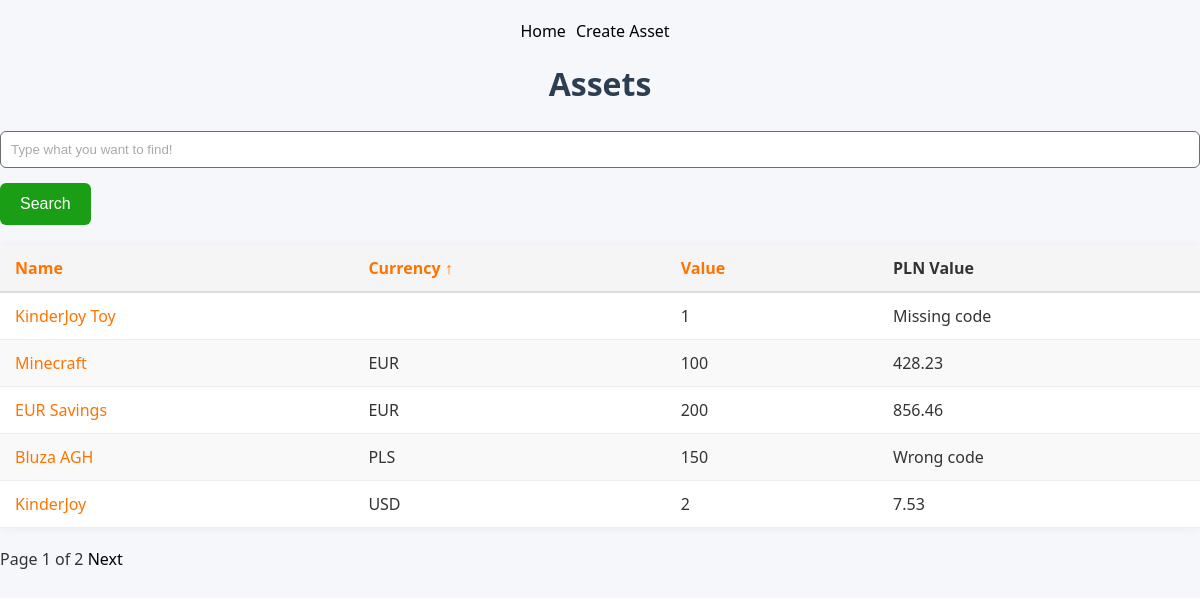
The page /assets?search=&sort=currency&order=asc on the database its author committed.
### base.py (models this page shows)
class Asset(db.Model):  # Majątek
    __tablename__ = 'assets'
    id = db.Column(db.Integer, primary_key=True)
    name = db.Column(db.String(50), nullable=False)
    value = db.Column(db.Integer, nullable=False)
    currency = db.Column(db.String(3), nullable=False)
    is_pln = db.Column(db.Boolean, default=False)
    time_created = db.Column(db.DateTime(timezone=True), default=lambda: datetime.now(LOCAL_TIMEZONE))
    time_updated = db.Column(db.DateTime(timezone=True), onupdate=lambda: datetime.now(LOCAL_TIMEZONE))

### app.py (the view, shortened to what this page needs)
@app.route("/assets")
def asset_list():
    search = request.args.get("search", "", type=str)
    sort_by = request.args.get("sort", "name", type=str)
    order = request.args.get("order", "asc", type=str)
    page = request.args.get("page", 1, type=int)
    query = db.select(Asset)
    sort_column = getattr(Asset, sort_by, Asset.name)
    if order == "desc":
        sort_column = sort_column.desc()
    query = query.order_by(sort_column)
    assets_paginated = db.paginate(query, page=page, per_page=5, error_out=False)
    latest_date = db.session.execute(
        db.select(Rate.date).order_by(desc(Rate.date))
    ).scalars().first()
    rate_map = {}
    if latest_date:
        rates = db.session.execute(
            db.select(Rate).filter(Rate.date == latest_date)
        ).scalars().all()
        rate_map = {rate.code: rate.rate for rate in rates}
    asset_data = []
    for asset in assets_paginated.items:
        pln_value = asset.value
        if not asset.is_pln:
            rate = rate_map.get(asset.currency)
            if rate:
                pln_value = round(asset.value * rate, 2)
            elif asset.currency == "":
                pln_value = "Missing code"
            else:
                pln_value = 'Wrong code'
        asset_data.append((asset, pln_value))
    return render_template('asset/list.html',
                           assets=asset_data,
                           pagination=assets_paginated,
                           search=search,
                           sort=sort_by,
                           order=order)

### templates/asset/list.html (shortened to what this page needs)
<!DOCTYPE html>
<html lang="en">
<head>
    <link rel="stylesheet" href="{{ url_for('static', filename='style.css') }}">
</head>
<body>
    <div class="nav-buttons">
        <a class="clickable" href="{{ url_for('home') }}">Home</a>
        <a class="clickable" href="{{ url_for('asset_create') }}">Create Asset</a>
    </div>
    <h1>Assets</h1>
<form method="get" action="{{ url_for('asset_list') }}">
    <input type="text" name="search" placeholder="Type what you want to find!" value="{{ search }}">
    <button type="submit">Search</button>
</form>
<table id = 'data' class="table-striped">
    <thead>
    <tr>
        {% for col in ["name", "currency", "value"] %}
            <th>
                <a class="clickable" href="{{ url_for('asset_list', search=search, sort=col, order='asc' if order=='desc' or sort != col else 'desc') }}">
                    {{ col.capitalize() }}
                    {% if sort == col %}
                        {{ "↑" if order == "asc" else "↓" }}
                    {% endif %}
                </a>
            </th>
        {% endfor %}
        <th>PLN Value</th>
    </tr>
    </thead>
    <tbody>
    {% for asset, pln_value in assets %}
        <tr>
            <td><a class="clickable" href="{{ url_for('asset_detail', id=asset.id) }}">{{ asset.name }}</a></td>
            <td>{{ asset.currency }}</td>
            <td>{{ asset.value }}</td>
            <td>{{ pln_value }}</td>
        </tr>
    {% endfor %}
    </tbody>
</table>
    <div class="pagination">
        <span>Page {{ pagination.page }} of {{ pagination.pages }}</span>
        {% if pagination.has_next %}
            <a class="clickable" href="{{ url_for('asset_list', page=pagination.next_num, search=search, sort=sort, order=order) }}">Next</a>
        {% endif %}
    </div>
</body>
</html>

### static/style.css (style rules this page uses)
body { font-family: 'Segoe UI', Tahoma, Geneva, Verdana, sans-serif; background-color: #f5f7fa; color: #333; margin: 0; padding: 0; }
h1 { color: #2c3e50; text-align: center; margin-top: 20px; }
input { width: 100%; padding: 10px; margin-top: 5px; margin-bottom: 15px; border: 1px solid #6e6d6d; border-radius: 6px; box-sizing: border-box; }
.nav-buttons { padding-top: 20px; display: flex; flex-direction: row; justify-content: center; align-items: center; width: 100%; }
button { background-color: #199e15; color: white; padding: 12px 20px; border: none; border-radius: 6px; cursor: pointer; font-size: 16px; }
a { text-decoration: none; color: #000000; margin-right: 10px; }
input[type="text"]::placeholder { color: #aaa; }
table#data { width: 100%; border-collapse: collapse; font-family: 'Segoe UI', Tahoma, sans-serif; font-size: 16px; margin: 20px 0; background-color: #fff; box-shadow: 0 0 10px rgba(0, 0, 0, 0.05); }
table#data thead { background-color: #f5f5f5; color: #333; }
table#data thead th { padding: 12px 15px; text-align: left; border-bottom: 2px solid #ddd; }
table#data tbody td { padding: 12px 15px; border-bottom: 1px solid #eee; }
table#data.table-striped tbody tr:nth-child(even) { background-color: #f9f9f9; }
table#data a { color: #ff7300; text-decoration: none; }

### rows shown on the page
Asset: name "KinderJoy Toy", value "1", pln_value "Missing code"
Asset: name "Minecraft", currency "EUR", value "100", pln_value "428.23"
Asset: name "EUR Savings", currency "EUR", value "200", pln_value "856.46"
Asset: name "Bluza AGH", currency "PLS", value "150", pln_value "Wrong code"
Asset: name "KinderJoy", currency "USD", value "2", pln_value "7.53"

### other values the page prints
{{ col.capitalize() }} "Name" "Currency" "Value"
{{ "↑" if order == "asc" else "↓" }} "↑"
{{ pagination.page }} "1"
{{ pagination.pages }} "2"
